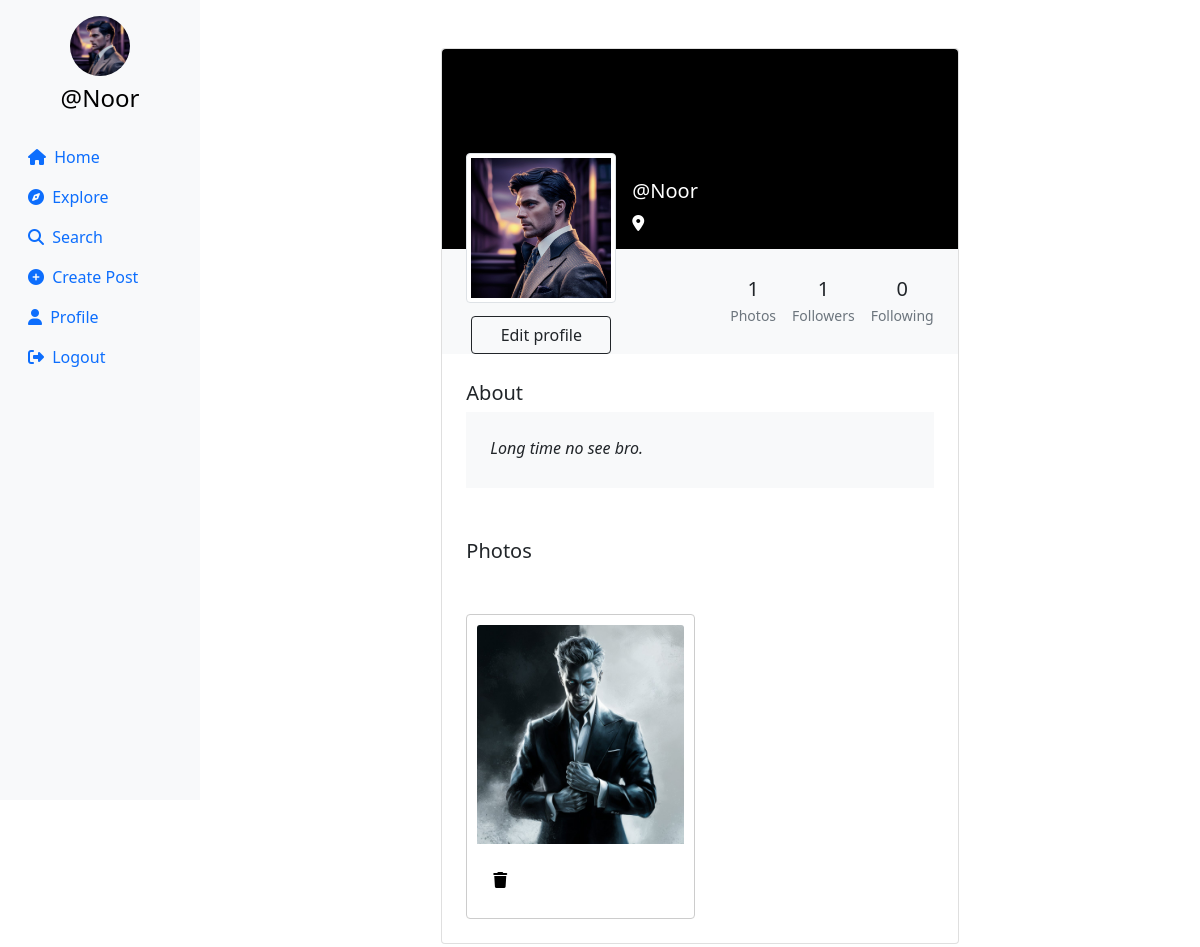
Page /profile/Noor (signed in) on the committed database.
### userauth/models.py (models this page shows, shortened)
class Profile(models.Model):
    user = models.ForeignKey(User, on_delete=models.CASCADE)
    id_user = models.IntegerField(primary_key=True, default=0)
    bio = models.TextField(blank=True, default='')
    profileimg = models.ImageField(upload_to='profile_images', default='blank-profile-picture.png')
    location = models.CharField(max_length=100, blank=True, default='')

class Post(models.Model):
    id = models.UUIDField(primary_key=True, default=uuid.uuid4)
    user = models.CharField(max_length=100)
    image = models.ImageField(upload_to='post_images')
    caption = models.TextField()
    created_at = models.DateTimeField(default=datetime.now)
    no_of_likes = models.IntegerField(default=0)

### userauth/views.py (the view)
# urls.py: path('profile/<str:id_user>', views.profile),
@login_required(login_url='/loginn')
def profile(request,id_user):
    user_object = User.objects.get(username=id_user)
    print(user_object)
    profile = Profile.objects.get(user=request.user)
    user_profile = Profile.objects.get(user=user_object)
    user_posts = Post.objects.filter(user=id_user).order_by('-created_at')
    user_post_length = len(user_posts)
    follower = request.user.username
    user = id_user
    if Followers.objects.filter(follower=follower, user=user).first():
        follow_unfollow = 'Unfollow'
    else:
        follow_unfollow = 'Follow'
    user_followers = len(Followers.objects.filter(user=id_user))
    user_following = len(Followers.objects.filter(follower=id_user))
    context = {
        'user_object': user_object,
        'user_profile': user_profile,
        'user_posts': user_posts,
        'user_post_length': user_post_length,
        'profile': profile,
        'follow_unfollow':follow_unfollow,
        'user_followers': user_followers,
        'user_following': user_following,
    }
    if request.user.username == id_user:
        if request.method == 'POST':
            if request.FILES.get('image') == None:
             image = user_profile.profileimg
             bio = request.POST['bio']
             location = request.POST['location']
             user_profile.profileimg = image
             user_profile.bio = bio
             user_profile.location = location
             user_profile.save()
            if request.FILES.get('image') != None:
             image = request.FILES.get('image')
             bio = request.POST['bio']
             location = request.POST['location']
             user_profile.profileimg = image
             user_profile.bio = bio
             user_profile.location = location
             user_profile.save()
            return redirect('/profile/'+id_user)
        else:
            return render(request, 'profile.html', context)
    return render(request, 'profile.html', context)

### templates/profile.html (shortened to what this page needs)
{% load static %}
<!DOCTYPE html>
<html lang="en">
<head>
    <link rel="stylesheet" href="https://maxcdn.bootstrapcdn.com/bootstrap/4.5.2/css/bootstrap.min.css">
    <link href="https://cdn.jsdelivr.net/npm/bootstrap@5.0.2/dist/css/bootstrap.min.css" rel="stylesheet"
>
    <link rel="stylesheet" href="{% static 'css/app.css' %}">
</head>
<body>
    {% load static %}
    <div class="container-fluid">
        <div class="row">
            <nav class="col-md-2 d-none d-md-block sidebar" style="position: fixed;">
                <div class="text-center mt-3">
                    <img src="{{profile.profileimg.url}}" alt="Profile Picture" class="profile-pic">
                    <h4 class="mt-2"><a href="/profile/{{user}}" style="text-decoration:none;">@{{user}}</a></h4>
                </div>
                <ul class="nav flex-column mt-4">
                    <li class="nav-item">
                        <a class="nav-link active" href="/">
                            <i class="fa-solid fa-house mr-1"></i> Home
                        </a>
                    </li>
                    <li class="nav-item">
                        <a class="nav-link" href="/explore">
                            <i class="fa-solid fa-compass mr-1"></i> Explore
                        </a>
                    </li>
                    <li class="nav-item">
                        <a class="nav-link" href="#" data-bs-toggle="modal" data-bs-target="#exampleModal3">
                            <i class="fa-solid fa-magnifying-glass mr-1"></i> Search
                        </a>
                    </li>
                    <li class="nav-item">
                        <a class="nav-link" href="#" data-bs-toggle="modal" data-bs-target="#exampleModal2"
                            data-bs-whatever="@getbootstrap">
                            <i class="fa-solid fa-circle-plus mr-1"></i> Create Post
                        </a>
                    </li>
                    <li class="nav-item">
                        <a class="nav-link" href="/profile/{{user}}">
                            <i class="fa-solid fa-user mr-1"></i> Profile
                        </a>
                    </li>
                    <li class="nav-item">
                        <a class="nav-link" href="/logoutt">
                            <i class="fa-solid fa-right-from-bracket mr-1"></i> Logout
                        </a>
                    </li>
                </ul>
            </nav>
            {% load static %}
            <main role="main" class="col-md-9 ml-sm-auto col-lg-10 px-md-4">
                <section class="gradient-custom-2">
                    <div class="container py-5">
                        <div class="row d-flex justify-content-center align-items-center h-100">
                            <div class="col col-lg-9 col-xl-7">
                                <div class="card">
                                    <div class="rounded-top text-white d-flex flex-row"
                                        style="background:black; height:200px;">
                                        <div class="ms-4  d-flex flex-column" style="width: 150px; margin-top:5rem;">
                                            <img src="{{user_profile.profileimg.url}}" alt="Generic placeholder image"
                                                class="img-fluid img-thumbnail mt-4 mb-2"
                                                style="width: 150px; z-index: 1">
                                            {% if user == user_profile.user %}
                                            <button type="button" class="btn btn-outline-dark"
                                                data-mdb-ripple-color="dark" style="z-index: 1; margin: 5px;"
                                                data-bs-toggle="modal" data-bs-target="#exampleModal1"
                                                data-bs-whatever="@getbootstrap">
                                                Edit profile
                                            </button>
                                            {% endif %}
                                        </div>
                                        <div class="ms-3" style="margin-top: 130px;">
                                            <h5>@{{user_profile.user}}</h5>
                                            <p><i class="fa-solid fa-location-dot"></i> {{user_profile.location}}</p>
                                        </div>
                                    </div>
                                    <div class="p-4 text-black" style="background-color: #f8f9fa;">
                                        <div class="d-flex justify-content-end text-center py-1">
                                            <div>
                                                <p class="mb-1 h5">{{user_post_length}}</p>
                                                <p class="small text-muted mb-0">Photos</p>
                                            </div>
                                            <div class="px-3">
                                                <p class="mb-1 h5">{{user_followers}}</p>
                                                <p class="small text-muted mb-0">Followers</p>
                                            </div>
                                            <div>
                                                <p class="mb-1 h5">{{user_following}}</p>
                                                <p class="small text-muted mb-0">Following</p>
                                            </div>
                                        </div>
                                    </div>
                                    <div class="card-body p-4 text-black">
                                        <div class="mb-5">
                                            <p class="lead fw-normal mb-1">About</p>
                                            <div class="p-4" style="background-color: #f8f9fa;">
                                                <p class="font-italic mb-1">{{user_profile.bio}}</p>
                                            </div>
                                        </div>
                                        <div class="mb-5">
                                            <p class="lead fw-normal mb-1">Photos</p>
                                        </div>
                                        <div class="image-grid">
                                            {% for pos in user_posts %}
                                            <div class="card image-item">
                                                <img src="{{pos.image.url}}" class="card-img-top" alt="..."
                                                    style="width: 219px;height: 219px;">
                                                <div class="card-body">
                                                    {% if user == user_profile.user %} <a href=" /delete/{{pos.id}} "><i
                                                            class="fa-solid fa-trash"></i></a>
                                                    {% endif %}
                                                </div>
                                            </div>
                                            {% endfor %}
                                        </div>
                                    </div>
                                </div>
                            </div>
                        </div>
                    </div>
                </section>
            </main>
        </div>
    </div>
</body>
</html>

### templates/profile.html (style rules this page uses)
.sidebar { background-color: #f8f9fa; height: 100vh; color: black; }
.profile-pic { width: 60px; height: 60px; border-radius: 50%; object-fit: cover; }
a { color: black; }
.image-grid { display: grid; grid-template-columns: repeat(auto-fill, minmax(200px, 1fr)); gap: 10px; }
.image-item { border: 1px solid #ccc; padding: 10px; }
.image-item img { max-width: 100%; height: auto; }

### rows in the picture
Profile: profileimg (picture), user "Noor", bio "Long time no see bro."
Post: image (picture)

### other values in the picture
{{ user }} "Noor"
{{ user_post_length }} "1"
{{ user_followers }} "1"
{{ user_following }} "0"
